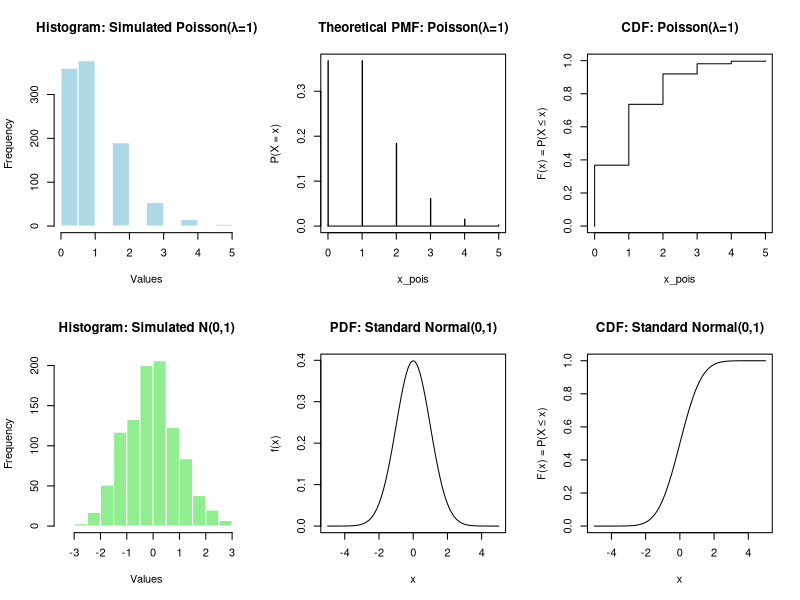
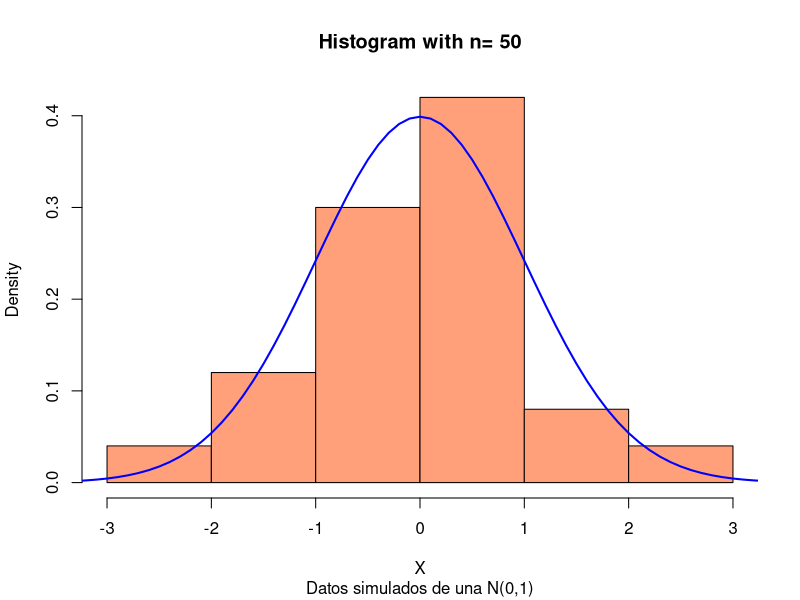
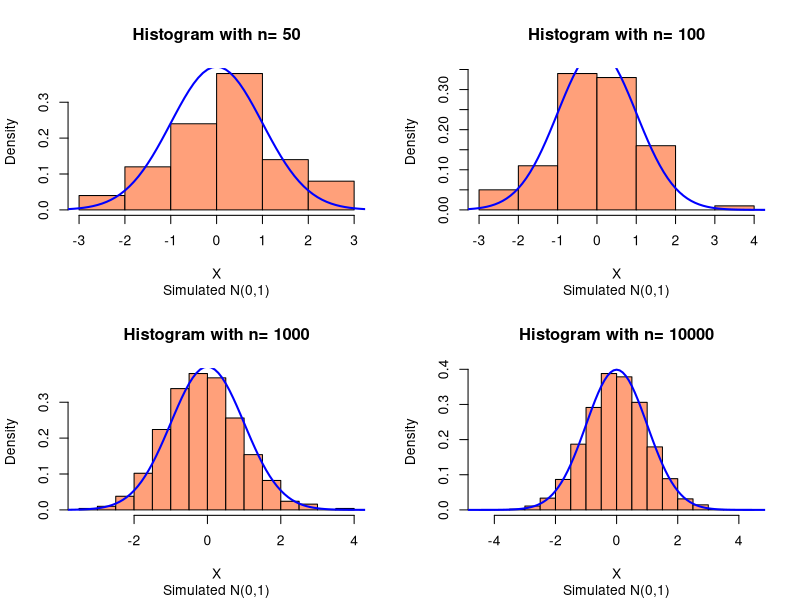
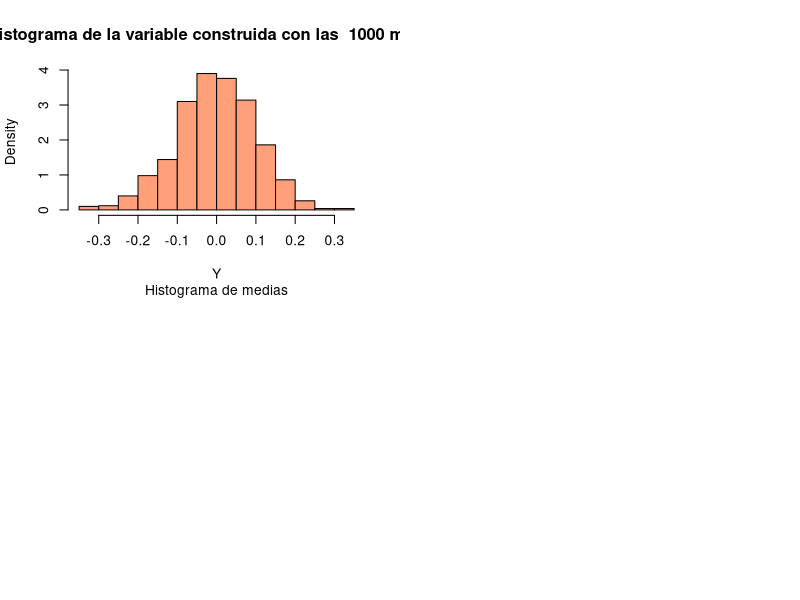

These charts were generated, in order, by the following R code: (Note: this script raises an error after producing the figures.)
#----------------------------------------
# Discrete and Continuous Random Variables
# Probability Mass/Density Functions (PMF/PDF) 
# Cumulative Distribution Functions (CDF)
#----------------------------------------

# Split the plotting window into 2 rows and 3 columns
par(mfrow = c(2, 3))

### DISCRETE CASE: POISSON DISTRIBUTION (λ = 1) ###
lambda <- 1  

# 1. Empirical Histogram (Simulated Data)
Y_pois <- rpois(1000, lambda)  # Generate 1000 Poisson random values
hist(Y_pois, 
     main = "Histogram: Simulated Poisson(λ=1)", 
     xlab = "Values", 
     col = "lightblue",
     border = "white")

# 2. Theoretical Probability Mass Function (PMF)
x_pois <- seq(-0.01, 5, 0.01)  # Small-step sequence for smooth plotting
plot(x_pois, dpois(x_pois, lambda), 
     type = "s",  # Step-like plot for discrete distributions
     ylab = "P(X = x)", 
     main = "Theoretical PMF: Poisson(λ=1)")

# 3. Cumulative Distribution Function (CDF)
plot(x_pois, ppois(x_pois, lambda), 
     type = "s", 
     ylab = "F(x) = P(X ≤ x)", 
     main = "CDF: Poisson(λ=1)")

### CONTINUOUS CASE: NORMAL DISTRIBUTION (μ = 0, σ = 1) ###

# 4. Empirical Histogram (Simulated Data)
Y_norm <- rnorm(1000, 0, 1)  # Generate 1000 Normal random values
hist(Y_norm,
     main = "Histogram: Simulated N(0,1)", 
     xlab = "Values", 
     col = "lightgreen",
     border = "white")

# 5. Theoretical Probability Density Function (PDF)
curve(dnorm(x, 0, 1), 
      xlim = c(-5, 5), 
      ylab = "f(x)", 
      main = "PDF: Standard Normal(0,1)")

# 6. Cumulative Distribution Function (CDF)
curve(pnorm(x, 0, 1), 
      xlim = c(-5, 5), 
      ylab = "F(x) = P(X ≤ x)", 
      main = "CDF: Standard Normal(0,1)")


# *******************************************************************************
#----------------------------------------
# Normal distributions generation of different sample sizes
#----------------------------------------

# We simulate n values of a Normal distribution
n <- 50
title <- paste("Histogram with n=", n)

# Screen partition for the chart
par(mfrow = c(1, 1))
X = rnorm(n, 0, 1)

hist(X, freq = FALSE, col="lightsalmon", main = title, sub = "Datos simulados de una N(0,1)")
curve(dnorm(x, 0, 1), xlim = c(-5, 5), col = "blue", lwd = 2, add = TRUE)

# We create a chart with multiple plots with a bubble
# and generate N(0,1) with different growing sample sizes
par(mfrow=c(2,2))

cases <- c(50, 100, 1000, 10000)

for (i in 1:length(cases)){
  n <- cases[i]
  title <- paste("Histogram with n=", n)
  X <- rnorm(n, 0, 1)
  hist(X, freq=FALSE, col="lightsalmon", main = title, sub = "Simulated N(0,1)")
  curve(dnorm(x, 0, 1), xlim = c(-5, 5), col = "blue", lwd = 2, add = TRUE)
}


# *******************************************************************************
#----------------------------------------
# Central Limit Theorem
#----------------------------------------

# Create N distributions of size n, calculate the mean of each and calculate 
# the mean of all of them after
N = 1000 
n = 100
Y = 0

for (i in 1:N) { 
  X=rnorm(n, 0, 1) 
  media.X=mean(X)
  print(paste('The mean for the iteration ',i,' is ',
              round(media.X,3),' variance = ',round(var(X),3)))
  Y <- c(Y,media.X) # store the means in a variable
}

Y <- Y[-1] # Remove the initial element
Y

# Calculate the mean of the means vector
mean(Y)

# Calculate the standard deviation of the means vector
sd(Y)

# Calculate the variance of the means vector 
var(Y)
1/sqrt(n) 

# we check that the means vector follows a normal distribution N(0,1/sqr(n))
titulo=paste('Histograma de la variable construida con las ',N,'medias')
hist(Y,freq=FALSE,col="lightsalmon",main=titulo,sub="Histograma de medias")
summary(Y) 
describe(Y)


#--------------------------------
# Teorema central del limite (mu, sigma) # Normalización
#--------------------------------
library(psych)
# Sean Xi 1,...N, variables aleatorias con media 20 y varianza 9, por ejemplo N(20,3)
N = 1000 
n = 500
Y = 0 
Z = 0

for (i in 1:N) 
{ 
  X=rnorm(n, 20, 3) 
  media.X=mean(X) 
  varianza.X=var(X) 
  normalizada=sqrt(n)*(media.X-20)/3 
  print(paste('La media para la iteración ',i,' es ',round(media.X,3),' varianza = ',round(var(X),3)))
  
  Y <- c(Y,media.X) # almacenamos las medias en una variable 
  Z <- c(Z,normalizada) # almacenamos la variable normalizada 
}

Y <- Y[-1] # Eliminamos el elemento inicial
Z <- Z[-1] 

Y
Z

# Calculamos la media del vector de medias 
mean(Y)
mean(Z) 

# Calculamos la desviación estándar del vector de medias 
sd(Y)
sd(Z) 

# Calculamos la varianza del vector de medias 
var(Y)
var(Z) 
3/sqrt(n) 
par(mfrow=c(1,2)) 

# podemos comprobar que el vector de medias Y sigue una distribución N(0,1/raíz(n))
titulo=paste('Histograma de las medias') 
hist(Y,freq=FALSE,col="lightsalmon", main=titulo, sub="Histograma de medias")
summary(Y) 
describe(Y) 
hist(Z,freq=FALSE,col="lightsalmon",main=titulo,sub="Histograma de la variable normalizada")
summary(Z) 
describe(Z)
  

# *******************************************************************************
#----------------------------------------
# Cuaderno actividades T4
#----------------------------------------

# Ejercicio 1
#
# Sea X una variable aleatoria que toma los valores 30, 40, 50 y 60 con
# probabilidades 0,4; 0,2; 0,1 y 0,3.
#
# Se pide: representar la tabla con la función de probabilidad,
# P(X = x) = P(xi) = Pi y la función de distribución de probabilidad,
# F(X) = P(X≤x), y calcular las siguientes probabilidades:
#
# P(X≤25), P(X≥60), P(X < 40), P(30≤X≤60), P(30 < X≤60)
#
# Calcular también la esperanza y varianza de X.

# Crear directamente el data frame con los datos del problema
xi <- c(30, 40, 50, 60)
pi <- c(0.4, 0.2, 0.1, 0.3)

# Crear tabla de función de probabilidad
df <- data.frame(xi = xi, pi = pi)

# Función de distribución (probabilidades acumuladas)
df$Fi <- cumsum(df$pi)

# Verificar que las probabilidades suman 1
sum(df$pi)

df

# P(X≤25)
sum(df$pi[df$xi <= 25])

# P(X≥60)
sum(df$pi[df$xi >= 60])

# P(X < 40)
sum(df$pi[df$xi < 40])

# P(X > 40)
sum(df$pi[df$xi > 40])

# P(30≤X≤60)
sum(df$pi[df$xi >= 30 & df$xi <= 60])

# P(30 < X≤60)
sum(df$pi[df$xi > 30 & df$xi <= 60])

# Esperanza E(X) = Σ xi * pi
esperanza <- sum(df$xi * df$pi)
esperanza

# Varianza Var(X) = E(X²) - [E(X)]²
# Primero calculamos E(X²)
esperanza_x2 <- sum(df$xi^2 * df$pi)
varianza <- esperanza_x2 - esperanza^2
varianza
